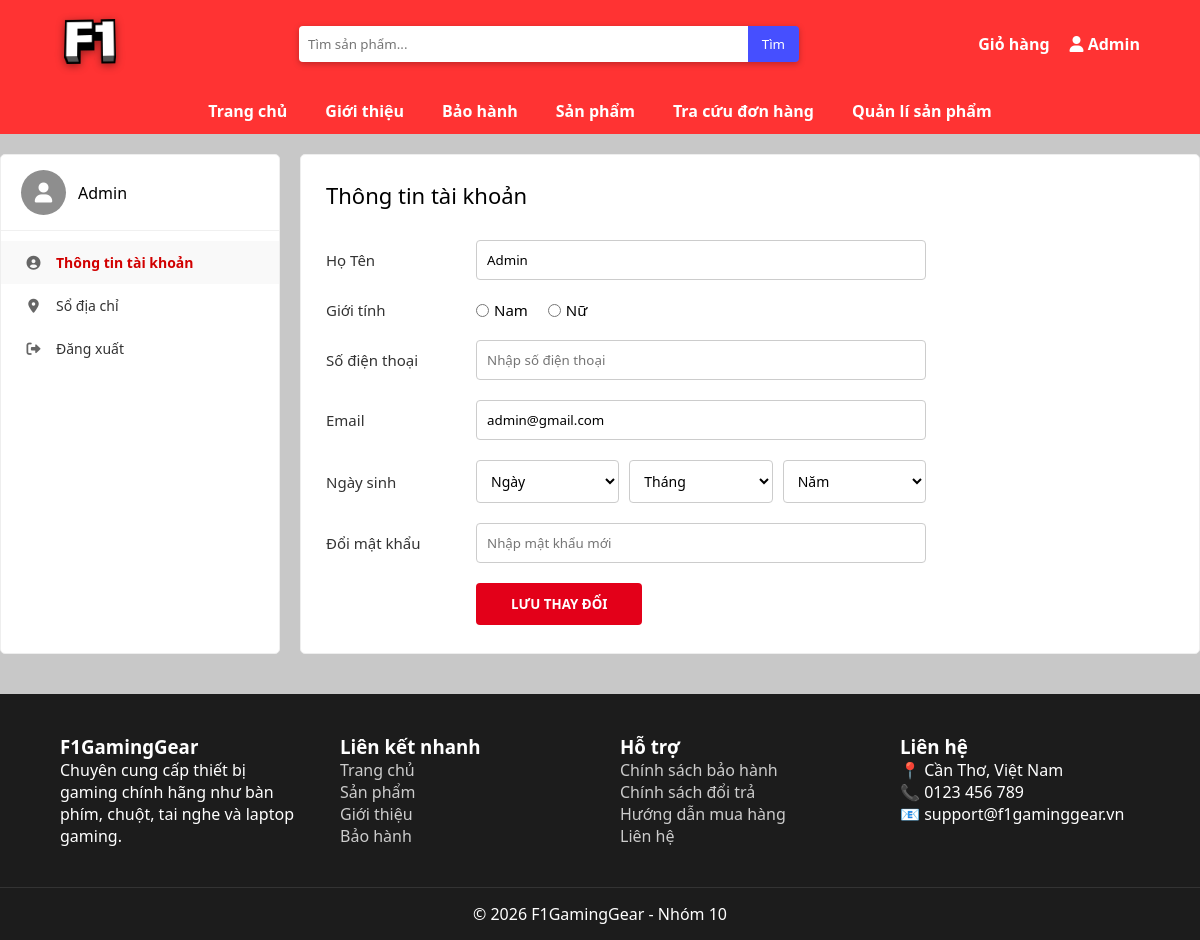
Before: /ThongTinTaiKhoan.php (signed in) with the older database file.
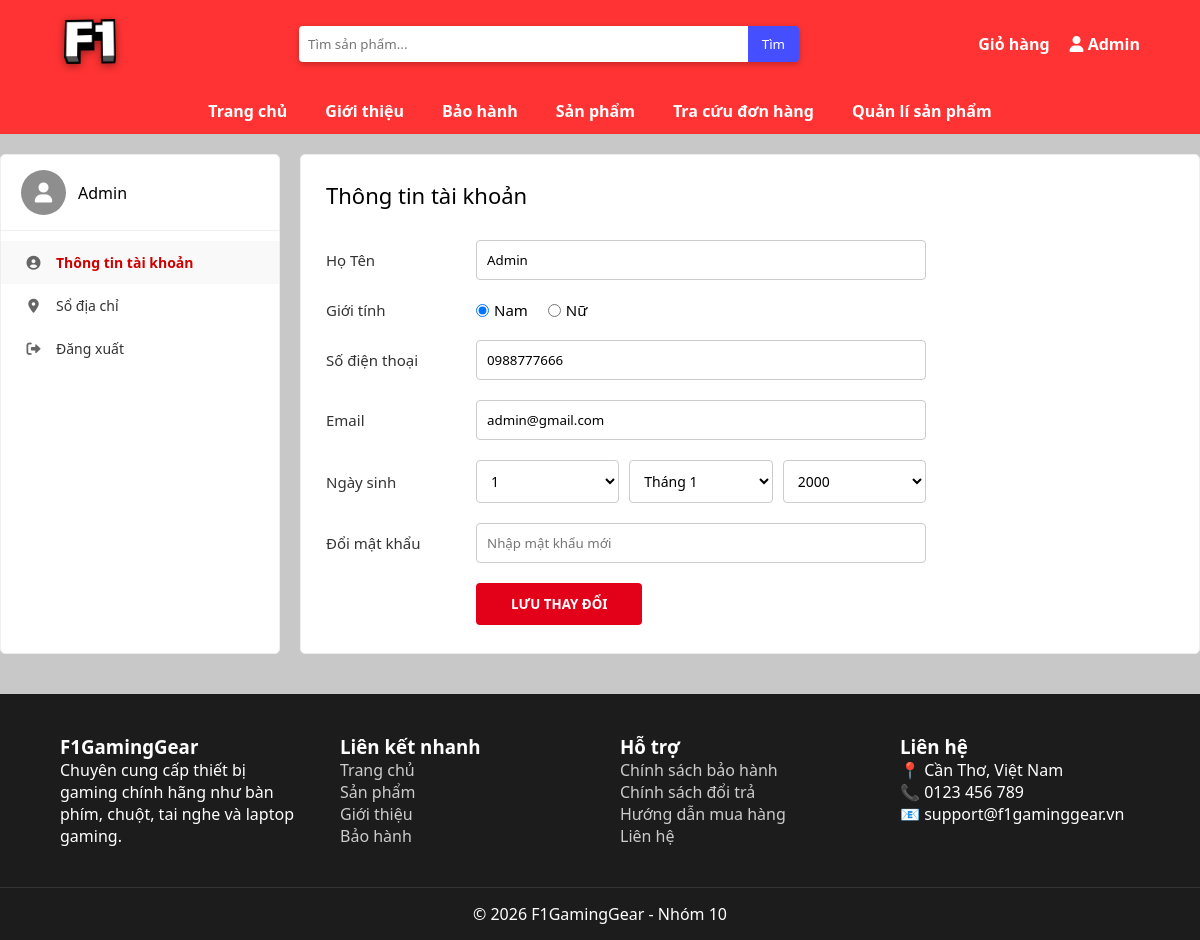
After: the same page with the newer database file.
### tables this page shows
CREATE TABLE users(
	id INT AUTO_INCREMENT PRIMARY KEY,
	username VARCHAR(50),
	password VARCHAR(255),
	fullname VARCHAR(100),
	email VARCHAR(100),
	phone VARCHAR(20),
    gioi_tinh VARCHAR(10),
    ngay_sinh DATE,
	role VARCHAR(20)
);

### ThongTinTaiKhoan.php (the view, shortened to what this page needs)
<?php
require_once 'config.php';
$u = $_SESSION['user'];
$userId = $u['id'];
$sql = "SELECT * FROM users WHERE id = $userId";
$result = $Conn->query($sql);
$userInfo = $result->fetch_assoc();
$bd_day = $bd_month = $bd_year = "";
if(!empty($userInfo['ngay_sinh'])) {
    $date_parts = explode('-', $userInfo['ngay_sinh']);
    $bd_year = $date_parts[0];
    $bd_month = (int)$date_parts[1];
    $bd_day = (int)$date_parts[2];
}
$current_gender = isset($userInfo['gioi_tinh']) ? $userInfo['gioi_tinh'] : '';
?>
<!DOCTYPE html>
<html lang="vi">
<head>
    <link rel="stylesheet" href="css/ThongTinTaiKhoan.css">
    <link rel="stylesheet" href="https://cdnjs.cloudflare.com/ajax/libs/font-awesome/6.0.0/css/all.min.css">
</head>
<body>
    <?php include("header.php"); ?>
    <div class="TTTK_container">
        <aside class="TTTK_sidebar">
            <div class="TTTK_user_info">
                <div class="TTTK_avatar"><i class="fas fa-user"></i></div>
                <span class="TTTK_username"><?php echo htmlspecialchars($userInfo['fullname']); ?></span>
            </div>
            <ul class="TTTK_menu_list">
                <li class="TTTK_menu_item TTTK_active" onclick="TTTK_switchTab(event, 'tab_profile')">
                    <i class="fas fa-user-circle"></i> Thông tin tài khoản
                </li>
                <li class="TTTK_menu_item" onclick="TTTK_switchTab(event, 'tab_address')">
                    <i class="fas fa-map-marker-alt"></i> Sổ địa chỉ
                </li>
                <li class="TTTK_menu_item" onclick="location.href='logout.php'">
                    <i class="fas fa-sign-out-alt"></i> Đăng xuất
                </li>
            </ul>
        </aside>
        <main class="TTTK_main_content">
            <section id="tab_profile" class="TTTK_section TTTK_show">
                <h2 class="TTTK_title">Thông tin tài khoản</h2>
                <form action="update_profile.php" method="POST" style="margin-top: 30px;"
                    onsubmit="return validateProfileForm()">
                    <div class="TTTK_form_group">
                        <label class="TTTK_label">Họ Tên</label>
                        <input type="text" name="fullname" class="TTTK_input"
                            value="<?php echo htmlspecialchars($userInfo['fullname']); ?>" required>
                    </div>
                    <div class="TTTK_form_group">
                        <label class="TTTK_label">Giới tính</label>
                        <div class="TTTK_radio_group">
                            <label>
                                <input type="radio" name="gender" value="Nam"
                                    <?php echo ($current_gender == 'Nam') ? 'checked' : ''; ?>> Nam
                            </label>
                            <label>
                                <input type="radio" name="gender" value="Nữ"
                                    <?php echo ($current_gender == 'Nữ') ? 'checked' : ''; ?>> Nữ
                            </label>
                        </div>
                    </div>
                    <div class="TTTK_form_group">
                        <label class="TTTK_label">Số điện thoại</label>
                        <input type="tel" name="phone" class="TTTK_input"
                            value="<?php echo isset($userInfo['phone']) ? htmlspecialchars($userInfo['phone']) : ''; ?>"
                            placeholder="Nhập số điện thoại" pattern="^(84|0[3|5|7|8|9])[0-9]{8}$"
                            title="Vui lòng nhập đúng số điện thoại hợp lệ (10 số)">
                    </div>
                    <div class="TTTK_form_group">
                        <label class="TTTK_label">Email</label>
                        <input type="email" name="email" class="TTTK_input"
                            value="<?php echo htmlspecialchars($userInfo['email']); ?>">
                    </div>
                    <div class="TTTK_form_group">
                        <label class="TTTK_label">Ngày sinh</label>
                        <div class="TTTK_select_group">
                            <select name="day" class="TTTK_select">
                                <option value="">Ngày</option>
                                <?php for($i=1;$i<=31;$i++): ?>
                                <option value="<?php echo $i; ?>" <?php echo ($i == $bd_day) ? "selected" : ""; ?>>
                                    <?php echo $i; ?></option>
                                <?php endfor; ?>
                            </select>
                            <select name="month" class="TTTK_select">
                                <option value="">Tháng</option>
                                <?php for($i=1;$i<=12;$i++): ?>
                                <option value="<?php echo $i; ?>" <?php echo ($i == $bd_month) ? "selected" : ""; ?>>
                                    Tháng <?php echo $i; ?></option>
                                <?php endfor; ?>
                            </select>
                            <select name="year" class="TTTK_select">
                                <option value="">Năm</option>
                                <?php for($i=date("Y");$i>=1950;$i--): ?>
                                <option value="<?php echo $i; ?>" <?php echo ($i == $bd_year) ? "selected" : ""; ?>>
                                    <?php echo $i; ?></option>
                                <?php endfor; ?>
                            </select>
                        </div>
                    </div>
                    <div class="TTTK_form_group">
                        <label class="TTTK_label">Đổi mật khẩu </label>
                        <input type="password" name="new_password" class="TTTK_input" placeholder="Nhập mật khẩu mới ">
                    </div>
                    <button type="submit" class="TTTK_btn_save">LƯU THAY ĐỔI</button>
                </form>
            </section>
        </main>
    </div>
    <?php include("footer.php"); ?>
</body>
</html>

### header.php (shortened to what this page needs)
<!DOCTYPE html>
<html lang="vi">
<head>
	<link rel="stylesheet" href="css/Style.css">
	<link rel="stylesheet" href="css/TrangChu.css">
	<link rel="stylesheet" href="css/TrangSanPham.css">
	<link rel="stylesheet" href="css/DangNhap.css">
	<link rel="stylesheet" href="css/ChiTietSanPham.css">
	<link rel="stylesheet" href="css/TrangBaoHanh.css">
	<link rel="stylesheet" href="css/GioHang.css">
	<link rel="stylesheet" href="css/TrangGioiThieu.css">
	<link rel="stylesheet" href="css/TraCuuDonHang.css">
	<link rel="stylesheet" href="css/qlsp.css">
</head>
<body>
	<header class="HD_header">
		<div class="HD_topHeader">
			<div class="HD_logo">
				<a href="index.php">
					<img src="img/Logo.png" alt="logo">
				</a>
			</div>
			<div class="HD_search">
				<form action="search.php" method="GET">
					<input type="text" name="keyword" placeholder="Tìm sản phẩm...">
					<button type="submit">Tìm</button>
				</form>
			</div>
			<div class="HD_rightMenu">
				<a href="GioHang.php" class="HD_menu_item">Giỏ hàng</a>
				<?php if (isset($_SESSION['user'])): ?>
				<a href="ThongTinTaiKhoan.php" class="HD_menu_item">
					<i class="fas fa-user"></i> <?php echo explode(' ', $_SESSION['user']['fullname'])[0]; ?>
				</a>
				<?php else: ?>
				<a href="javascript:void(0)" onclick="moPopupDangNhap()" class="HD_menu_item">Tài khoản</a>
				<?php endif; ?>
			</div>
		</div>
		<nav class="HD_nav">
			<ul class="HD_menu">
				<li><a href="index.php">Trang chủ</a></li>
				<li><a href="TrangGioiThieu.php">Giới thiệu</a></li>
				<li><a href="TrangBaoHanh.php">Bảo hành</a></li>
				<li><a href="TrangSanPham.php">Sản phẩm</a></li>
				<li><a href="TraCuuDonHang.php">Tra cứu đơn hàng</a></li>
				<?php if (isset($_SESSION['user']) && $_SESSION['user']['role'] === 'admin'): ?>
				<li><a href="ThemSanPham.php">Quản lí sản phẩm</a></li>
				<?php endif; ?>
			</ul>
		</nav>
	</header>

### footer.php (shortened to what this page needs)
<footer class="FT_footer">
	<div class="FT_container">
		<div class="FT_col">
			<h3 class="FT_title">F1GamingGear</h3>
			<p class="FT_text">
				Chuyên cung cấp thiết bị gaming chính hãng như bàn phím, chuột, tai nghe và laptop gaming.
			</p>
		</div>
		<div class="FT_col">
			<h3 class="FT_title">Liên kết nhanh</h3>
			<ul class="FT_list">
				<li><a href="index.php">Trang chủ</a></li>
				<li><a href="TrangSanPham.php">Sản phẩm</a></li>
				<li><a href="TrangGioiThieu.php">Giới thiệu</a></li>
				<li><a href="TrangBaoHanh.php">Bảo hành</a></li>
			</ul>
		</div>
		<div class="FT_col">
			<h3 class="FT_title">Hỗ trợ</h3>
			<ul class="FT_list">
				<li><a href="#">Chính sách bảo hành</a></li>
				<li><a href="#">Chính sách đổi trả</a></li>
				<li><a href="#">Hướng dẫn mua hàng</a></li>
				<li><a href="#">Liên hệ</a></li>
			</ul>
		</div>
		<div class="FT_col">
			<h3 class="FT_title">Liên hệ</h3>
			<p class="FT_text">📍 Cần Thơ, Việt Nam</p>
			<p class="FT_text">📞 0123 456 789</p>
			<p class="FT_text">📧 support@f1gaminggear.vn</p>
		</div>
	</div>
	<div class="FT_bottom">
		<p>© 2026 F1GamingGear - Nhóm 10 </p>
	</div>
</footer>
</body>
</html>

### css/ThongTinTaiKhoan.css (style rules this page uses)
.TTTK_container { display: flex; max-width: 1200px; margin: 20px auto; gap: 20px; font-family: 'Roboto', Arial, sans-serif; text-align: left; }
.TTTK_sidebar { width: 280px; background: #fff; border-radius: 5px; padding: 15px 0; border: 1px solid #eee; }
.TTTK_user_info { display: flex; align-items: center; padding: 0 20px 15px; border-bottom: 1px solid #f0f0f0; margin-bottom: 10px; }
.TTTK_avatar { width: 45px; height: 45px; background: #8e8e8e; border-radius: 50%; display: flex; align-items: center; justify-content: center; color: #fff; margin-right: 12px; font-size: 20px; }
.TTTK_menu_list { list-style: none; padding: 0; margin: 0; }
.TTTK_menu_item { cursor: pointer; display: flex; align-items: center; padding: 12px 20px; color: #333; font-size: 14px; transition: 0.3s; }
.TTTK_menu_item i { width: 25px; margin-right: 10px; text-align: center; color: #666; }
.TTTK_menu_item.TTTK_active { color: #d10000; font-weight: bold; background: #f9f9f9; }
.TTTK_main_content { flex: 1; background: #fff; border-radius: 5px; padding: 25px; min-height: 500px; border: 1px solid #eee; }
.TTTK_section { display: none; }
.TTTK_section.TTTK_show { display: block; }
.TTTK_title { font-size: 22px; font-weight: 500; margin: 0; }
.TTTK_form_group { display: flex; align-items: center; margin-bottom: 20px; }
.TTTK_label { width: 150px; font-size: 15px; color: #333; }
.TTTK_input { flex: 1; max-width: 450px; padding: 10px; border: 1px solid #ccc; border-radius: 4px; outline: none; }
.TTTK_btn_save { background: #e30019; color: white; border: none; padding: 12px 35px; border-radius: 4px; font-weight: bold; cursor: pointer; margin-left: 150px; }
.TTTK_select_group { display: flex; gap: 10px; flex: 1; max-width: 450px; }
.TTTK_select { flex: 1; padding: 10px; border: 1px solid #ccc; border-radius: 4px; background-color: #fff; font-size: 14px; outline: none; }
.TTTK_radio_group { display: flex; gap: 20px; font-size: 15px; }
.TTTK_radio_group label { display: flex; align-items: center; gap: 5px; cursor: pointer; }

### css/Style.css (style rules this page uses)
* { margin: 0; padding: 0; box-sizing: border-box; font-family: Segoe UI; }
a { text-decoration: none; }
body { background: rgb(200, 200, 200); overflow-x: hidden; }
.HD_header { position: sticky; top: 0; z-index: 1000; }
.HD_topHeader { background: hsl(0, 100%, 60%); display: flex; align-items: center; justify-content: space-between; padding: 15px 5%; gap: 15px; box-shadow: 0 4px 10px rgba(0, 0, 0, 0.25); }
.HD_logo img { height: 45px; margin: 4px; filter: drop-shadow(0 2px 4px rgba(0, 0, 0, 0.4)); }
.HD_search { width: 100%; max-width: 500px; min-width: 10px; }
.HD_search form { display: flex; width: 100%; border-radius: 4px; overflow: hidden; box-shadow: 0 2px 6px rgba(0, 0, 0, 0.25); }
.HD_search input { flex: 1; padding: 9px; border: none; outline: none; }
.HD_search button { background: #464fff; color: white; border: none; padding: 9px 14px; cursor: pointer; transition: 0.2s; }
.HD_rightMenu { display: flex; gap: 20px; }
.HD_rightMenu a { color: white; font-weight: bold; transition: 0.2s; }
.HD_nav { background: hsl(0, 100%, 60%); }
.HD_menu { color: white; display: flex; justify-content: center; align-items: center; list-style: none; gap: 30px; padding: 12px; flex-wrap: wrap; max-width: 1200px; margin: auto; }
.HD_menu a { color: white; font-weight: bold; padding: 6px 4px; position: relative; transition: 0.2s; }
.HD_menu a::after { content: ""; position: absolute; left: 0; bottom: -4px; width: 0%; height: 2px; background: white; transition: 0.3s; }
.FT_footer { background: #1c1c1c; color: white; margin-top: 40px; }
.FT_container { display: grid; grid-template-columns: repeat(auto-fit, minmax(200px, 1fr)); gap: 40px; padding: 40px 5%; }
.FT_list { list-style: none; }
.FT_list a { color: #ccc; transition: 0.2s; }
.FT_bottom { text-align: center; padding: 15px; border-top: 1px solid #333; }

Changed rows visible on the page:
changed users "Admin": gioi_tinh "☐ Nam" → "☑ Nam"; phone (not shown) → "0988777666"; day (not shown) → "1"; month (not shown) → "Tháng 1"; year (not shown) → "2000"
Other visible differences:
form field day: "Ngày" → (not shown)
form field month: "Tháng" → (not shown)
form field year: "Năm" → (not shown)
